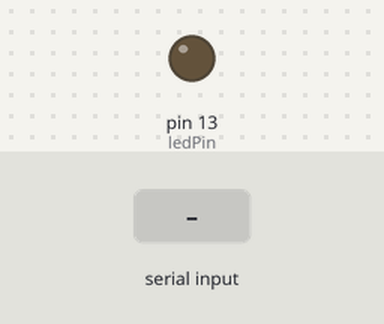
The sketch below on a simulated Arduino Uno, built with avr-gcc and run on an emulated ATmega328P. On the bench: output pins drawn as LEDs (lit = HIGH). The inputs (shaded band) are chosen by the test bench.

Above: at 1.2 s.
1.3 s: "H" received over Serial
At 2.5 s:
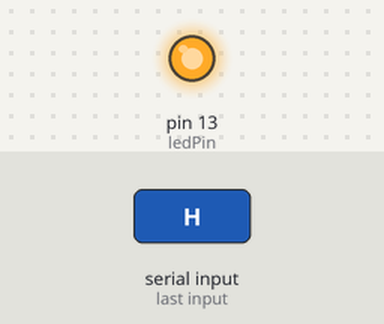
2.8 s: "L" received over Serial
At 3.8 s:
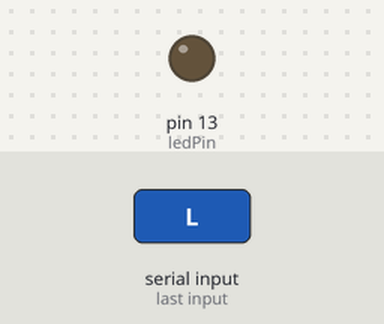
Timing chart, 0 to 5.8 s (numbered marks = the images above; inputs shaded):
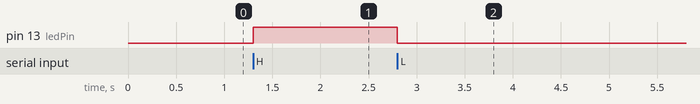

The sketch:

Blink.ino
```cpp
const int ledPin = 13;

void setup() {
  Serial.begin(9600); // Communication with Pi
  pinMode(ledPin, OUTPUT);
  digitalWrite(ledPin, LOW);
}

void loop() {
  if (Serial.available() > 0) {
    char cmd = Serial.read();
    if (cmd == 'H') {
      digitalWrite(ledPin, HIGH); // Fusion Alert
    } else if (cmd == 'L') {
      digitalWrite(ledPin, LOW);  // Clear
    }
  }
}
```

Measured:
- after the input at 1.3 s, pin 13 (ledPin): LOW → HIGH at once
- after the input at 2.8 s, pin 13 (ledPin): HIGH → LOW at once
